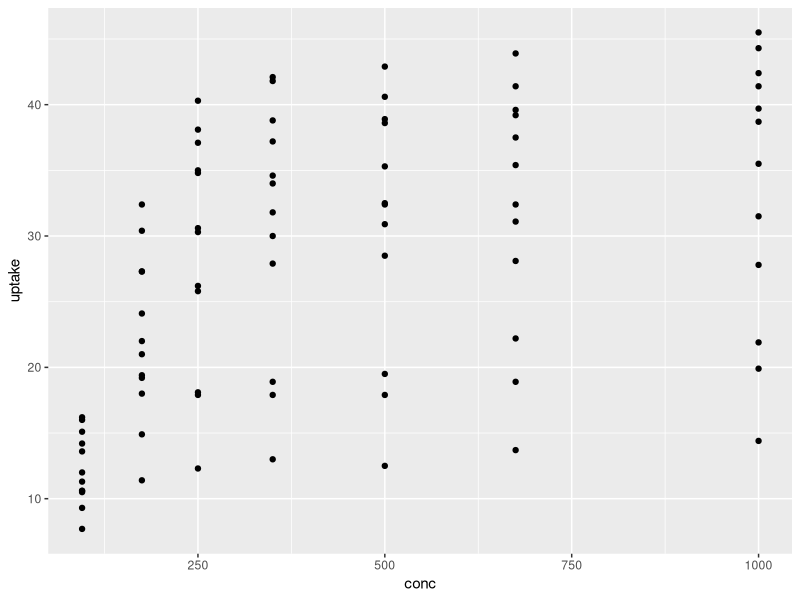
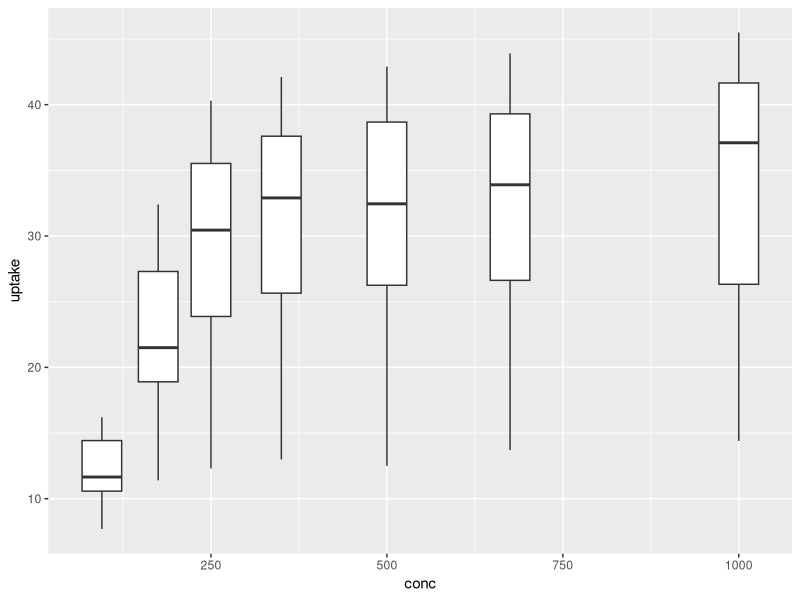
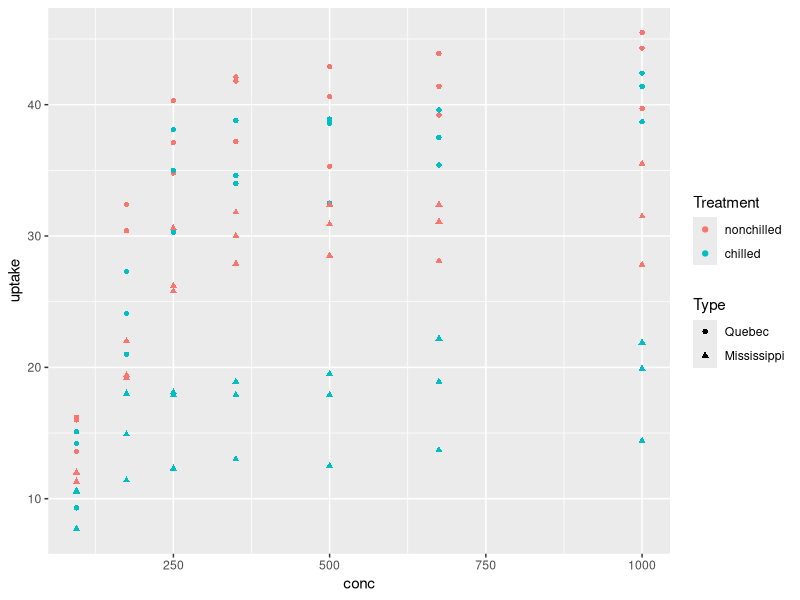
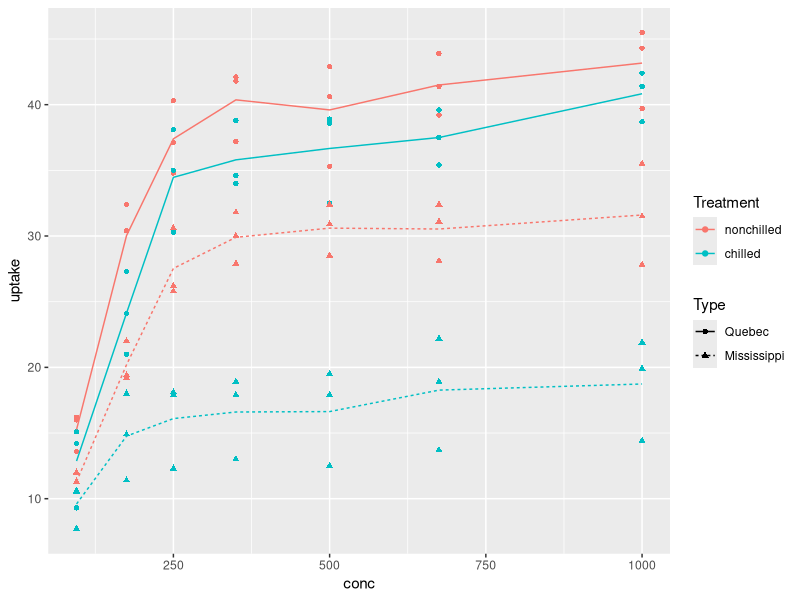
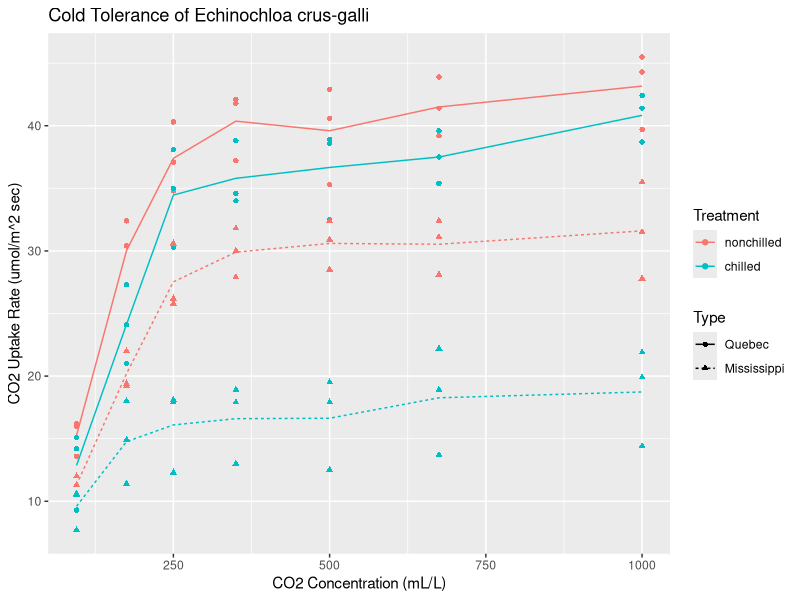
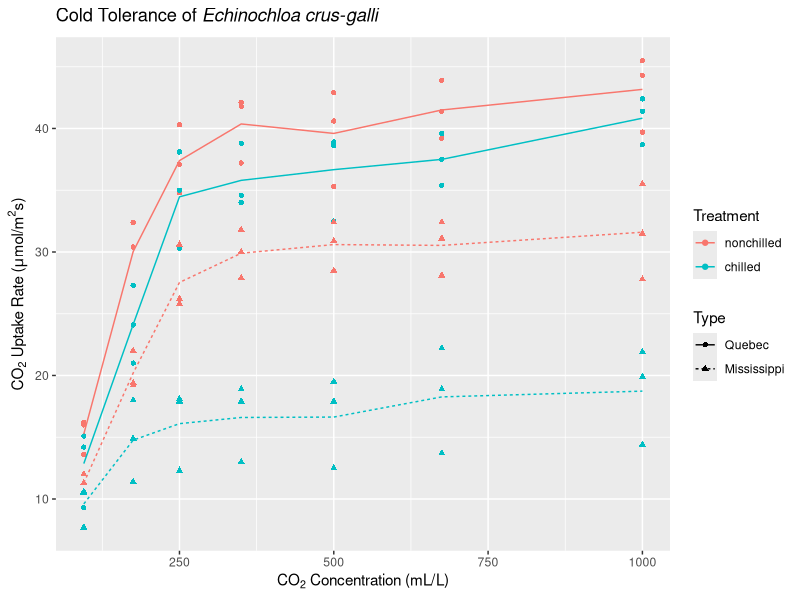
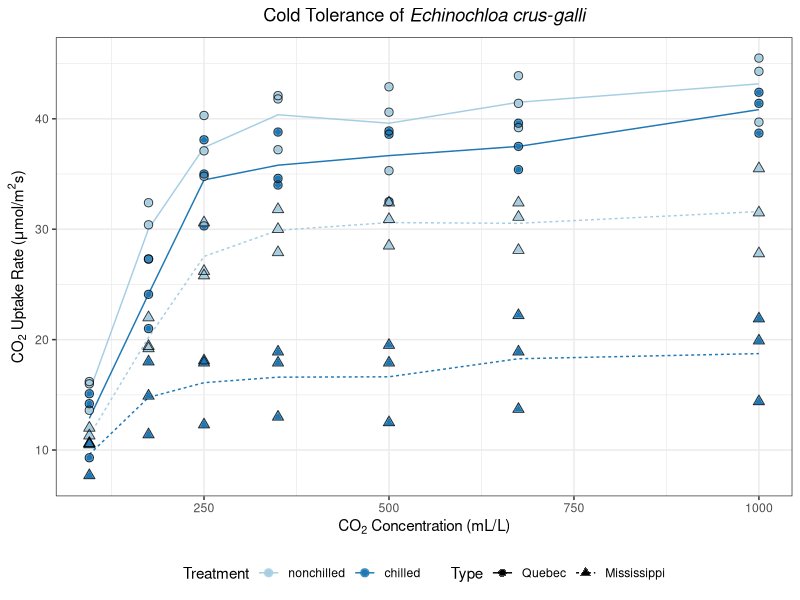
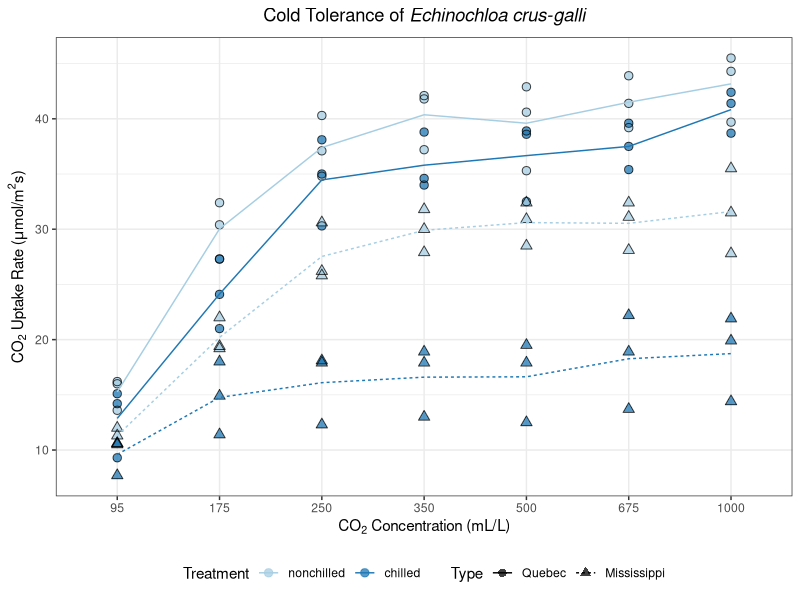

These charts were generated, in order, by the following R code:
## ---- chunk 1
knitr::opts_chunk$set(echo=TRUE, fig.align='center', fig.path="./imgs/")
options(width=125)
## ---- chunk 2
library(ggplot2)

CO2.plot <- ggplot(CO2, aes(x=conc, y=uptake))

CO2.plot + geom_point()
## ---- chunk 3
CO2.plot + geom_boxplot(aes(group=conc))
## ---- chunk 4
CO2.plot <- CO2.plot + geom_point(aes(color=Treatment, pch=Type))

CO2.plot
## ---- chunk 5
(CO2.plot <- CO2.plot + stat_summary(fun=mean, geom="line",
                                    aes(group=interaction(Treatment, Type),
                                        color=Treatment, lty=Type)))
## ---- chunk 6
(CO2.plot <- CO2.plot +
  labs(title="Cold Tolerance of Echinochloa crus-galli",
       x="CO2 Concentration (mL/L)",
       y="CO2 Uptake Rate (umol/m^2 sec)"))
## ---- chunk 7
(CO2.plot <- CO2.plot +
  labs(title=bquote("Cold Tolerance of"~italic("Echinochloa crus-galli")),
       x=bquote("CO"[2]~"Concentration (mL/L)"),
       y=bquote("CO"[2]~"Uptake Rate ("*mu*"mol/"*m^2*"s)")))
## ---- chunk 8
(CO2.plot <- CO2.plot +
  geom_point(aes(color=Treatment, pch=Type), cex=2.5, alpha=0.75) +
  geom_point(pch=c(1,2)[CO2$Type], color="black", cex=2.5, alpha=0.75) +
  scale_color_brewer(palette="Paired") +
  theme_bw() +
  theme(legend.position="bottom",
        plot.title=element_text(hjust=0.5)))
## ---- chunk 9
ggplot(CO2, aes(x=factor(conc), y=uptake)) +
  geom_point(aes(color=Treatment, pch=Type), cex=2.5, alpha=0.75) +
  geom_point(pch=c(1,2)[CO2$Type], color="black", cex=2.5, alpha=0.75) +
  stat_summary(fun=mean, geom="line", aes(group=interaction(Treatment, Type),
                                          color=Treatment, lty=Type)) +
  scale_color_brewer(palette="Paired") +
  labs(x=bquote("CO"[2]~"Concentration (mL/L)"),
       y=bquote("CO"[2]~"Uptake Rate ("*mu*"mol/"*m^2*"s)")) +
  ggtitle(bquote("Cold Tolerance of"~italic("Echinochloa crus-galli"))) +
  theme_bw() +
  theme(legend.position="bottom",
        plot.title=element_text(hjust=0.5))
## ---- chunk 10
ggplot(CO2, aes(x=factor(conc), y=uptake)) +
  geom_boxplot(aes(color=Type, fill=Treatment)) +
  scale_fill_brewer(palette="Paired") +
  scale_color_manual(values=c("goldenrod", "goldenrod4")) +
  labs(title=bquote("Cold Tolerance of"~italic("Echinochloa crus-galli")),
       x=bquote("CO"[2]~"Concentration (mL/L)"),
       y=bquote("CO"[2]~"Uptake Rate ("*mu*"mol/"*m^2*"s)")) +
  theme_bw() +
  theme(legend.position="bottom")
